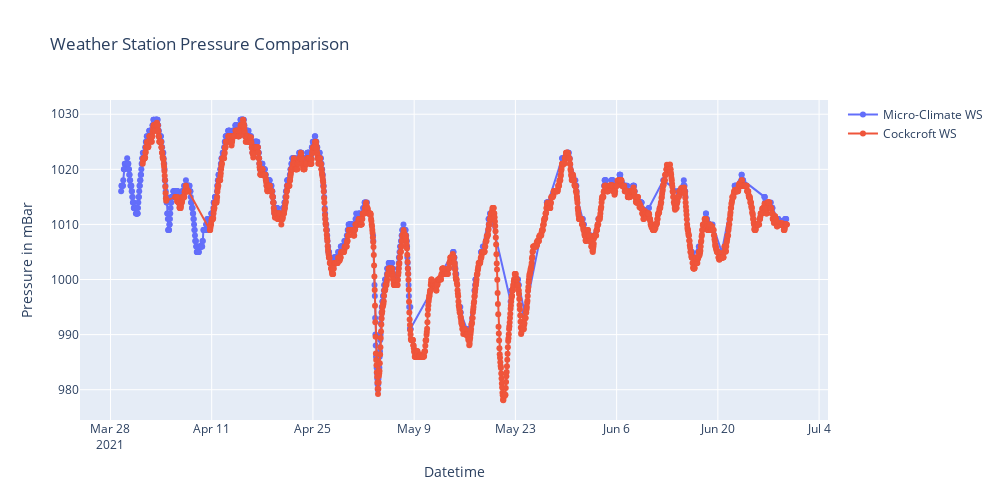

Notebook cell for this chart:
### Code cell
press = go.Figure()

press.add_trace(go.Scatter(x=mc_pressure.index.values, y=mc_pressure['pressure'],
                    mode='lines+markers',
                    name='Micro-Climate WS'))
press.add_trace(go.Scatter(x=cc_pressure.index.values, y=cc_pressure['Pressure in mBar'],
                    mode='lines+markers',
                    name='Cockcroft WS'))
#press.update_layout(title="Weather Station Pressure Comparison", xaxis_title="10h", yaxis_title="15d", width=1000, height=1000)
press.update_layout(title="Weather Station Pressure Comparison", xaxis_title="Datetime", yaxis_title="Pressure in mBar", width=1000, height=500)

press.show()

### Figure 1 — Plotly figure (JSON) as saved in the notebook; plotly's stock layout.template omitted (floating-point values rounded to 4 significant figures; data arrays with more than 128 entries replaced by an {"elided": "..."} marker saying what was removed)
{"data": [{"mode": "lines+markers", "name": "Micro-Climate WS", "type": "scatter", "x": {"elided": "1106 str values"}, "y": {"elided": "1106 int values"}}, {"mode": "lines+markers", "name": "Cockcroft WS", "type": "scatter", "x": {"elided": "2040 str values"}, "y": {"elided": "2040 float values"}}], "layout": {"height": 500, "title": {"text": "Weather Station Pressure Comparison"}, "width": 1000, "xaxis": {"title": {"text": "Datetime"}}, "yaxis": {"title": {"text": "Pressure in mBar"}}}}
